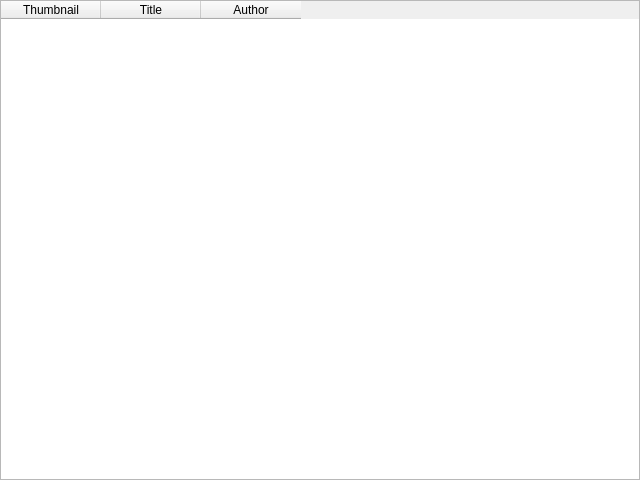
<?xml version="1.0" encoding="UTF-8"?>
<ui version="4.0">
 <class>PlaylistWidget</class>
 <widget class="QWidget" name="PlaylistWidget">
  <property name="geometry">
   <rect>
    <x>0</x>
    <y>0</y>
    <width>640</width>
    <height>480</height>
   </rect>
  </property>
  <property name="windowTitle">
   <string>Form</string>
  </property>
  <layout class="QVBoxLayout" name="verticalLayout">
   <property name="leftMargin">
    <number>0</number>
   </property>
   <property name="topMargin">
    <number>0</number>
   </property>
   <property name="rightMargin">
    <number>0</number>
   </property>
   <property name="bottomMargin">
    <number>0</number>
   </property>
   <item>
    <widget class="Playlist" name="playlist">
     <property name="rowCount">
      <number>0</number>
     </property>
     <property name="columnCount">
      <number>3</number>
     </property>
     <column>
      <property name="text">
       <string>Thumbnail</string>
      </property>
     </column>
     <column>
      <property name="text">
       <string>Title</string>
      </property>
     </column>
     <column>
      <property name="text">
       <string>Author</string>
      </property>
     </column>
    </widget>
   </item>
  </layout>
 </widget>
 <customwidgets>
  <customwidget>
   <class>Playlist</class>
   <extends>QTableWidget</extends>
   <header>my_widget.h</header>
  </customwidget>
 </customwidgets>
 <resources/>
 <connections/>
</ui>
